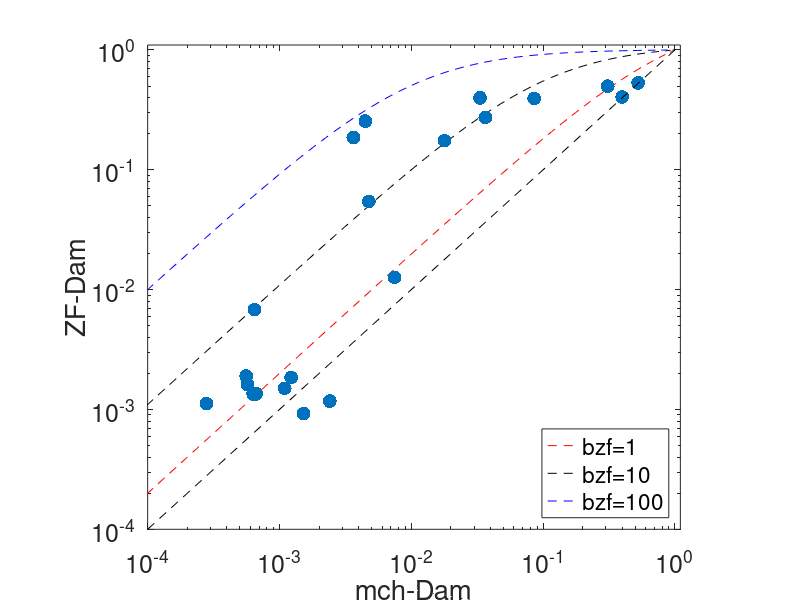

MATLAB code for this plot:
clc, clear all, close all

%% ANALYZE MEASURED DATA

% Load data
load Dam_properties.mat

% Get mean values
spec_mean = mean(spec')';       % Mean ZF-dam/mch-dam frac methylated
mch_dam = mean(act')';          % Mean mch-dam frac methylated
ZF_dam = mch_dam.*spec_mean;    % Mean ZF-dam frac methylated


%% FUNCTIONS TO PREDICT bzf (ZF-specificity multiplier)

% Parameters
k_dec = 0.05;                           % Mark Turnover rate (scales with doubling time)
k_act_range = logspace(-6,1,100);       % Range of k_act rates

% Fraction Methylated (probability bound) - equations in supp text
pbound = @(k_act,k_dec) k_act./(k_dec+k_act);                                     % frac meth for mch-Dam
pbound_withZF = @(bzf,k_act,k_dec) (bzf.*k_act+k_act)./(k_dec+bzf.*k_act+k_act);  % frac meth for ZF-Dam


%% PLOT

figure
    loglog(pbound(k_act_range,k_dec),pbound_withZF(1,k_act_range,k_dec),'r--'); hold on   
    loglog(pbound(k_act_range,k_dec),pbound_withZF(10,k_act_range,k_dec),'k--'); hold on   
    loglog(pbound(k_act_range,k_dec),pbound_withZF(100,k_act_range,k_dec),'b--'); hold on  
    
    loglog(mch_dam,ZF_dam,'.','MarkerSize',30); hold on
    
    loglog([10^-4 1.1],[10^-4 1.1],'k--')
    set(gca,'FontSize',18)
    xlabel('mch-Dam')
    ylabel('ZF-Dam')
    legend('bzf=1','bzf=10','bzf=100','Location','SouthEast')
    ylim([10^-4 1.1])
    xlim([10^-4 1.1])
    pbaspect([1.1 1 1])
    